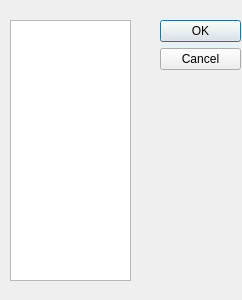
<?xml version="1.0" encoding="UTF-8"?>
<ui version="4.0">
 <class>VersionsDialog</class>
 <widget class="QDialog" name="VersionsDialog">
  <property name="geometry">
   <rect>
    <x>0</x>
    <y>0</y>
    <width>242</width>
    <height>300</height>
   </rect>
  </property>
  <property name="windowTitle">
   <string>Versions</string>
  </property>
  <widget class="QDialogButtonBox" name="buttonBox">
   <property name="geometry">
    <rect>
     <x>160</x>
     <y>20</y>
     <width>81</width>
     <height>241</height>
    </rect>
   </property>
   <property name="orientation">
    <enum>Qt::Vertical</enum>
   </property>
   <property name="standardButtons">
    <set>QDialogButtonBox::Cancel|QDialogButtonBox::Ok</set>
   </property>
  </widget>
  <widget class="QListView" name="listView">
   <property name="geometry">
    <rect>
     <x>10</x>
     <y>20</y>
     <width>121</width>
     <height>261</height>
    </rect>
   </property>
  </widget>
 </widget>
 <resources/>
 <connections>
  <connection>
   <sender>buttonBox</sender>
   <signal>accepted()</signal>
   <receiver>VersionsDialog</receiver>
   <slot>accept()</slot>
   <hints>
    <hint type="sourcelabel">
     <x>248</x>
     <y>254</y>
    </hint>
    <hint type="destinationlabel">
     <x>157</x>
     <y>274</y>
    </hint>
   </hints>
  </connection>
  <connection>
   <sender>buttonBox</sender>
   <signal>rejected()</signal>
   <receiver>VersionsDialog</receiver>
   <slot>reject()</slot>
   <hints>
    <hint type="sourcelabel">
     <x>316</x>
     <y>260</y>
    </hint>
    <hint type="destinationlabel">
     <x>286</x>
     <y>274</y>
    </hint>
   </hints>
  </connection>
 </connections>
</ui>
